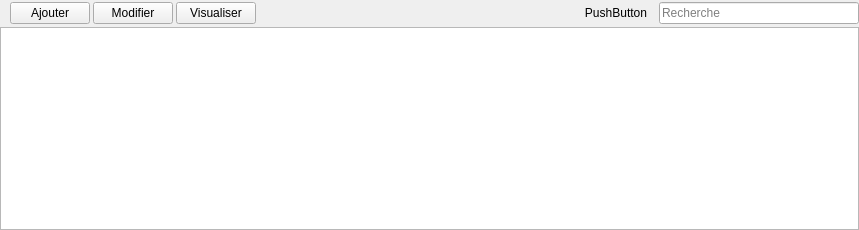
<?xml version="1.0" encoding="UTF-8"?>
<ui version="4.0">
 <class>VueFragment</class>
 <widget class="QWidget" name="VueFragment">
  <property name="enabled">
   <bool>true</bool>
  </property>
  <property name="geometry">
   <rect>
    <x>0</x>
    <y>0</y>
    <width>859</width>
    <height>230</height>
   </rect>
  </property>
  <property name="sizePolicy">
   <sizepolicy hsizetype="Preferred" vsizetype="Preferred">
    <horstretch>0</horstretch>
    <verstretch>0</verstretch>
   </sizepolicy>
  </property>
  <property name="windowTitle">
   <string>Form</string>
  </property>
  <layout class="QVBoxLayout" name="verticalLayout">
   <property name="spacing">
    <number>3</number>
   </property>
   <property name="margin">
    <number>0</number>
   </property>
   <item>
    <layout class="QHBoxLayout" name="horizontalLayout">
     <property name="topMargin">
      <number>2</number>
     </property>
     <item>
      <widget class="QLabel" name="etiquette">
       <property name="margin">
        <number>6</number>
       </property>
       <property name="textInteractionFlags">
        <set>Qt::NoTextInteraction</set>
       </property>
      </widget>
     </item>
     <item>
      <widget class="QPushButton" name="boutonAjouter">
       <property name="text">
        <string>Ajouter</string>
       </property>
       <property name="icon">
        <iconset resource="../ressources.qrc">
         <normaloff>:/Images/list-add.svg</normaloff>:/Images/list-add.svg</iconset>
       </property>
      </widget>
     </item>
     <item>
      <widget class="QPushButton" name="boutonModifier">
       <property name="enabled">
        <bool>true</bool>
       </property>
       <property name="text">
        <string>Modifier</string>
       </property>
       <property name="icon">
        <iconset resource="../ressources.qrc">
         <normaloff>:/Images/document-edit.svg</normaloff>:/Images/document-edit.svg</iconset>
       </property>
      </widget>
     </item>
     <item>
      <widget class="QPushButton" name="boutonVoir">
       <property name="text">
        <string>Visualiser</string>
       </property>
       <property name="icon">
        <iconset resource="../ressources.qrc">
         <normaloff>:/Images/help-about.svg</normaloff>:/Images/help-about.svg</iconset>
       </property>
      </widget>
     </item>
     <item>
      <spacer name="horizontalSpacer">
       <property name="orientation">
        <enum>Qt::Horizontal</enum>
       </property>
       <property name="sizeHint" stdset="0">
        <size>
         <width>40</width>
         <height>20</height>
        </size>
       </property>
      </spacer>
     </item>
     <item>
      <widget class="QPushButton" name="caseCocher">
       <property name="text">
        <string>PushButton</string>
       </property>
       <property name="icon">
        <iconset resource="../ressources.qrc">
         <normaloff>:/Images/visibility.svg</normaloff>:/Images/visibility.svg</iconset>
       </property>
       <property name="checkable">
        <bool>true</bool>
       </property>
       <property name="flat">
        <bool>true</bool>
       </property>
      </widget>
     </item>
     <item>
      <widget class="QLineEdit" name="champ">
       <property name="minimumSize">
        <size>
         <width>0</width>
         <height>0</height>
        </size>
       </property>
       <property name="maximumSize">
        <size>
         <width>200</width>
         <height>16777215</height>
        </size>
       </property>
       <property name="placeholderText">
        <string>Recherche</string>
       </property>
      </widget>
     </item>
    </layout>
   </item>
   <item>
    <widget class="QTableView" name="tableau">
     <property name="alternatingRowColors">
      <bool>true</bool>
     </property>
     <property name="showGrid">
      <bool>false</bool>
     </property>
     <property name="sortingEnabled">
      <bool>true</bool>
     </property>
     <property name="cornerButtonEnabled">
      <bool>false</bool>
     </property>
     <attribute name="verticalHeaderVisible">
      <bool>false</bool>
     </attribute>
    </widget>
   </item>
  </layout>
 </widget>
 <tabstops>
  <tabstop>champ</tabstop>
  <tabstop>boutonAjouter</tabstop>
  <tabstop>boutonModifier</tabstop>
  <tabstop>boutonVoir</tabstop>
  <tabstop>caseCocher</tabstop>
  <tabstop>tableau</tabstop>
 </tabstops>
 <resources>
  <include location="../ressources.qrc"/>
 </resources>
 <connections/>
</ui>
